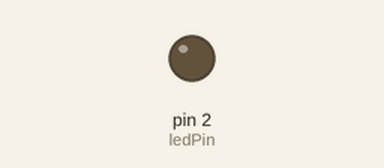
A sketch run on a simulated Arduino Uno, built with avr-gcc and run on an emulated ATmega328P. On the bench: output pins drawn as LEDs (lit = HIGH).

Above: at 1.4 s.
At 3.7 s:
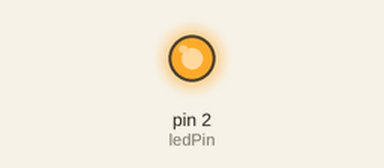
Timing chart, 0 to 10.4 s (numbered marks = the images above):
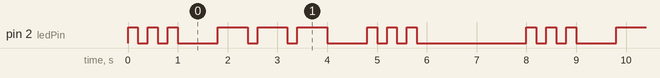

Measured:
- by itself, pin 2 (ledPin): repeats every 8.0 s: 2 × (LOW 0.20 s, HIGH 0.20 s), LOW 0.80 s, 2 × (HIGH 0.60 s, LOW 0.20 s), HIGH 0.60 s, LOW 0.80 s, 2 × (HIGH 0.20 s, LOW 0.20 s), HIGH 0.20 s, LOW 2.2 s, HIGH 0.20 s
- by itself, everything shown: repeats every 8.0 s, in 18 steps

The sketch:

ex_02_tuozhan.ino
```cpp
const int ledPin = 2;

void setup() {
  pinMode(ledPin, OUTPUT);
}

void loop() {

  for(int i=0; i<3; i++) {
    digitalWrite(ledPin, HIGH); delay(200);
    digitalWrite(ledPin, LOW); delay(200);
  }
  delay(600);


  for(int i=0; i<3; i++) {
    digitalWrite(ledPin, HIGH); delay(600);
    digitalWrite(ledPin, LOW); delay(200);
  }
  delay(600);


  for(int i=0; i<3; i++) {
    digitalWrite(ledPin, HIGH); delay(200);
    digitalWrite(ledPin, LOW); delay(200);
  }
  delay(2000);
}
```
